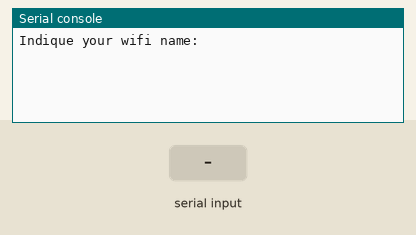
The program below on a simulated MicroPython board. Shown: the last lines printed to the serial console. The test bench sets the inputs (shaded band). WiFi joins after 1.5 s.

Above: at 1.2 s.
1.3 s: "1" typed at the serial console, then Enter
At 1.7 s:
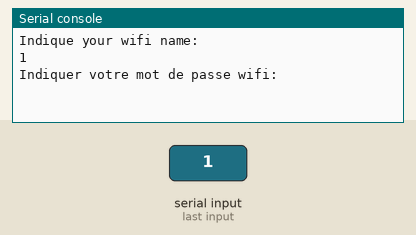
2.8 s: "0" typed at the serial console, then Enter
At 5.5 s:
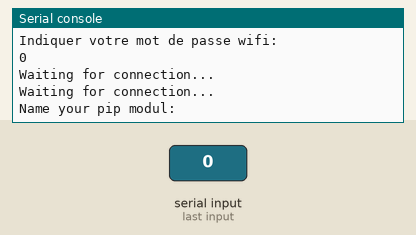

The program:

MIPICO.py
```python
import network
import socket
from time import sleep
import machine
import mip

ssid = input('Indique your wifi name: ')
password = input('Indiquer votre mot de passe wifi: ')

def connect():
    wlan = network.WLAN(network.STA_IF)
    wlan.active(True)
    wlan.connect(ssid, password)
    while wlan.isconnected() == False:
        print('Waiting for connection...')
        sleep(1)
    module = input('Name your pip modul: ')
    mip.install(module)

try:
    ip = connect()
except KeyboardInterrupt:
    machine.reset()
```

Measured:
- after the input at 1.3 s, the serial console: prints a new line at once (image 1)
- after the input at 2.8 s, the serial console: prints a new line at once (image 2)
